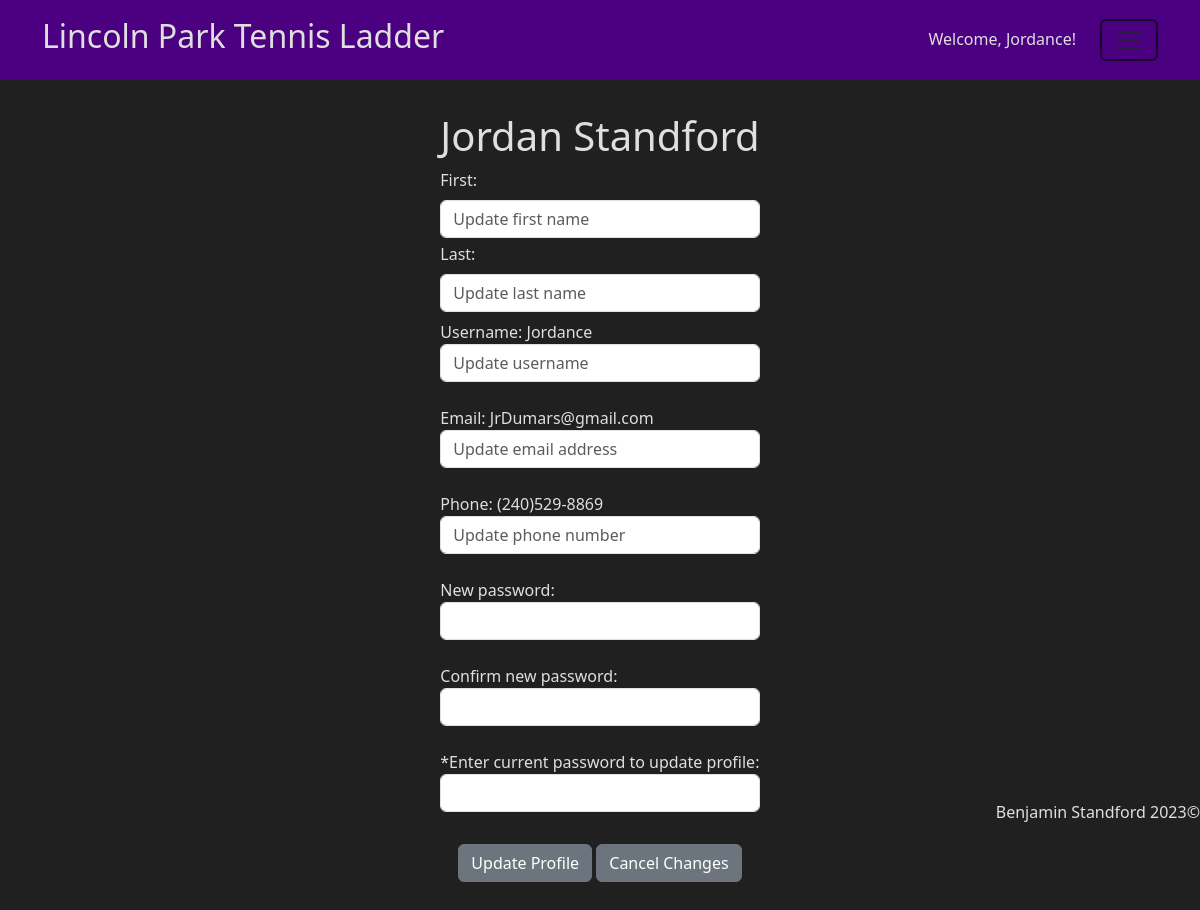
The page /edit (signed in) on the database its author committed.
### app/helpers.py (models this page shows, shortened)
class User(db.Model):
    id = db.Column(db.Integer(), primary_key=True)
    first= db.Column(db.String(255), nullable=False)
    last = db.Column(db.String(255), nullable=False)
    username = db.Column(db.String(255), unique=True, nullable=False)
    password = db.Column(db.LargeBinary, nullable=False)
    salt = db.Column(db.LargeBinary, nullable=False)
    email = db.Column(db.String(255), unique=True, nullable=False)
    phone = db.Column(db.String(255))
    rank = db.Column(db.Integer(), default=0)
    date_joined = db.Column(db.DateTime, default=datetime.utcnow)
    matches = db.relationship("Match", secondary=user_match, backref="players")
    temp_matches = db.relationship("Temp_match", secondary=user_temp, backref="players")
    matches_won = db.relationship("Match", backref="winner", foreign_keys="Match.winner_id", lazy=True)
    matches_lost = db.relationship("Match", backref="loser", foreign_keys="Match.loser_id", lazy=True)
    msg_sent = db.relationship("Chat", backref="sender", foreign_keys="Chat.sender_id", lazy=True)
    msg_received = db.relationship("Chat", backref="recipient", foreign_keys="Chat.recipient_id", lazy=True)

### app/routes.py (the view, shortened to what this page needs)
@app.route("/edit", methods=["GET", "POST"])
def edit():
    if request.method == "GET":
        try:
            user = h.get_user()
            return render_template("edit.html", user=user)
        except KeyError:
            print("Exception caught! KeyError")
            return redirect("/")

### app/helpers.py (called while the page is built)
def get_user():
    user = User.query.filter_by(id=session["USER"]).first()
    return user

### app/templates/edit.html (shortened to what this page needs)
{% extends "layout.html" %}
{% block main %}
    <div class="p-3"></div>
    <div class="row justify-content-center">
        <div class="col-auto">
            <form action="/edit" method="post">
                <h1>{{ user.first }} {{ user.last }}</h1>
                <label class="form-label" for="first">First:</label><input name="first" class="form-control mb-1" placeholder="Update first name">
                <label class="form-label" for="last">Last:</label><input name="last" class="form-control" placeholder="Update last name">
                <label class="form-label" for="username"></label><p>Username: {{ user.username }}<input name="username" class="form-control" type="text" placeholder="Update username"></p>
                <label class="form-label" for="email"></label><p>Email: {{ user.email }}<input name="email" class="form-control" type="email" placeholder="Update email address"></p>
                <label class="form-label" for="phone"></label><p>Phone: {{ user.phone }} <input name="phone" class="form-control" type="text" placeholder="Update phone number"></p>
                <label class="form-label" for="new-password"></label><p>New password: <input name="new-password" class="form-control" type="password"></p>
                <label class="form-label" for="confrim-new-password"></label><p>Confirm new password: <input name="confirm-new-password" class="form-control" type="password"></p>
                <label class="form-label" for="password"></label><p>*Enter current password to update profile: <input name="password" class="form-control" type="password" required></p>
                <div class="text-center p-3">
                    <button class="btn btn-secondary" type="submit">Update Profile</button>
                    <a href="/redirect_profile"><button class="btn btn-secondary" type="button">Cancel Changes</button></a>
                </div>
            </form>
        </div>
{% endblock %}

### app/templates/layout.html (shortened to what this page needs)
<!DOCTYPE <!DOCTYPE html>
<html lang="en">
    <head>
        <link href="https://cdn.jsdelivr.net/npm/bootstrap@5.3.2/dist/css/bootstrap.min.css" rel="stylesheet">
        <link rel="stylesheet" href={{ url_for("static", filename="styles.css") }}>
    </head>
    <body>
        <header class="sticky-top">
            <div class="container">
                {% if page == 'register' %}
                <div class="row align-items-center justify-content-between" id="header-row">
                    <div class="col-12 col-md-3 col-lg-5 text-center text-md-start">
                        <a href="/" id="logo" alt="Logo">
                            <h2>Lincoln Park Tennis Ladder</h2>
                        </a>
                    </div>
                    </div>
                        {% else %}
                        <div class="row align-items-center justify-content-between" id="header-row">
                            <div class="col-12 col-md-7 text-center text-md-start">
                                <a href="/" id="logo" alt="Logo">
                                    <h2>Lincoln Park Tennis Ladder</h2>
                                </a>
                            </div>
                        <div class="col-12 col-md-5">
                            <div class="row justify-content-center justify-content-md-end">
                                <div class="col-auto">
                                    <p>Welcome, <a href="/profile?id={{ session['USER'] }}" class="plain">{{ session['USERNAME'] }}! </a></p>
                                </div>
                                <div class="col-auto">
                                    <div class="navbar">
                                        <button class="navbar-toggler" type="button" data-bs-toggle="dropdown" aria-expanded="false">
                                            <span class="navbar-toggler-icon"></span>
                                        </button>
                                    </div>
                                </div>
                        </div>
                    {% endif %}
                </div>
            </div>
        </header>
        <main>
            <div class="container" style="height: 90vh">
                {% block main %}
                {% endblock %}
            </div>
        </main>
        <footer class="text-end">
            <address>Benjamin Standford 2023©</address>
        </footer>
    </body>
</html>

### app/static/styles.css (style rules this page uses)
body { background-color: #202020; color: #dfdfdf; }
header { background-color:indigo; }
a { color: inherit; text-decoration: none; }
.navbar-toggler { border: 2px solid; }
#header-row { min-height: 80px; }

### rows shown on the page
User: USERNAME "Jordance", first "Jordan", last "Standford", username "Jordance", email "JrDumars@gmail.com", phone "(240)529-8869"
